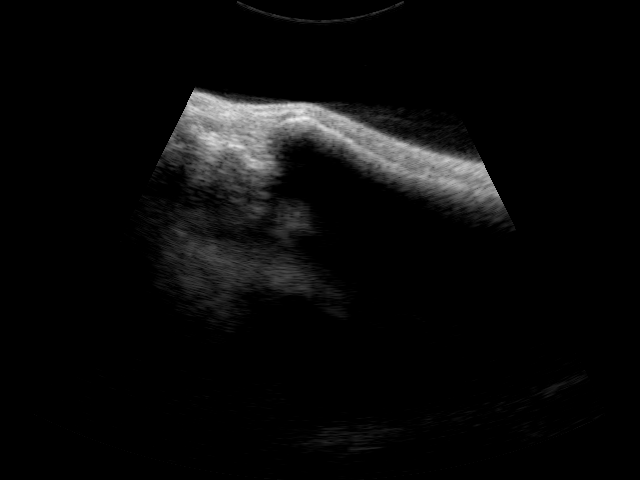
#> input picture Plantar/Scan_3d__bmp/Scan_3d__bmp/Image_121_169_12392.bmp, 640 x 480 px; its folder holds only this picture in this run
$ python Filter_Bmp_Preprocess_V2.py
#> lines starting #> are read from the running program, lines starting #| are printed output that depends on the picture
import numpy as np
import cv2
import matplotlib.pyplot as plt
import glob
import os

# Removes the blackspots from the img.
def remove_blackspots(img):
    # Tranposes Img1 then flattens by rows.
    # Same thing as flattening Img1 by columns.
    Img1_V = np.transpose(img, (1, 0)).flatten()

    # Returns indices of the zero elements.
    # Turns all the 0s to 128s, essentially removes the black spots.
    Zeros_Img1 = np.where(np.array(Img1_V) == 0)[0]

    for i in range(0, len(Zeros_Img1)):
        j = Zeros_Img1[i]
        Img1_V[j] = 128

    [length, width] = img.shape

    Img1_V_Gray = np.reshape(Img1_V, (width, length))
    Img1_V_Gray_true = np.transpose(Img1_V_Gray, (1, 0))

    return Img1_V_Gray_true

# g(x) = a * f(x) + b
# a and b are gain and bias parameters, said to control
# constrast and brightness respectively.

# Increases the contrast of the img.
def increase_contrast(img, alpha):
    # np.clip clips all the values to fit between the set interval
    # Using np.array is faster than using 2 nested for loops to
    # change each element.
    img = np.clip(np.array(img) * alpha, 0, 255)

    return img

# Increases the sharpness of the img.
def increase_sharpness(img):
    # Kernel for sharpening
    kernel = np.array([[ 0, -1,  0],
                       [-1,  5, -1],
                       [ 0, -1,  0]])

    # Sharpen the image
    img = cv2.filter2D(img, -1, kernel)

    return img

# Gets all the bmps and places it in a variable.
direc = '/home/jeff/Documents/Ultrascan/Ultrascan_Py/Plantar/Scan_3d__bmp/'
nf = glob.glob(direc + 'Scan_3d__bmp/Image_*_*_*.bmp')

# Creates a folder to store the newly processed images.
try:
    os.mkdir(direc + 'Preprocessed_Images')
except FileExistsError as e:
    print("Folder was already created")

# Path to newly created folder.
path_to_preprocessed_images = direc + 'Preprocessed_Images/'

# Loops through all the bmps, applies the image processing functions,
# then writes the newly processed images.
for i in range(len(nf)):
    # Print out the slice number
    print("Slice number: " + str(i + 1))

    # Remove the blackspots from the img
    img = cv2.imread(nf[i], cv2.IMREAD_GRAYSCALE)
#> img is the input picture: shape (480, 640); min 0, max 240, mean 10
    img = remove_blackspots(img)
#> in remove_blackspots, `Img1_V_Gray = np.reshape(Img1_V, (width, length))`:
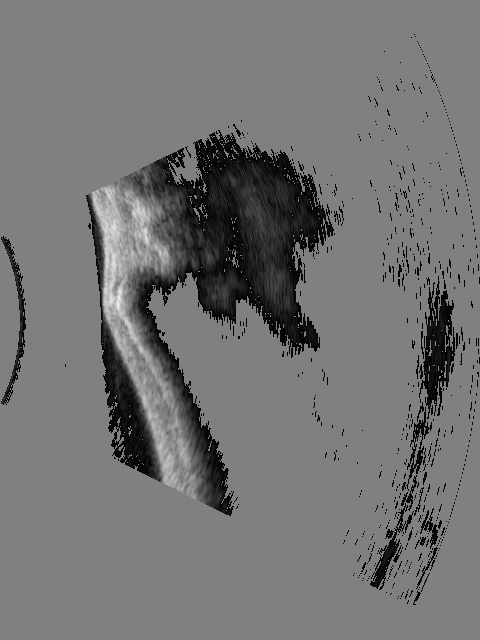
#> Img1_V_Gray: shape (640, 480); min 1, max 240, mean 115.2
#> in remove_blackspots, `Img1_V_Gray_true = np.transpose(Img1_V_Gray, (1, 0))`:
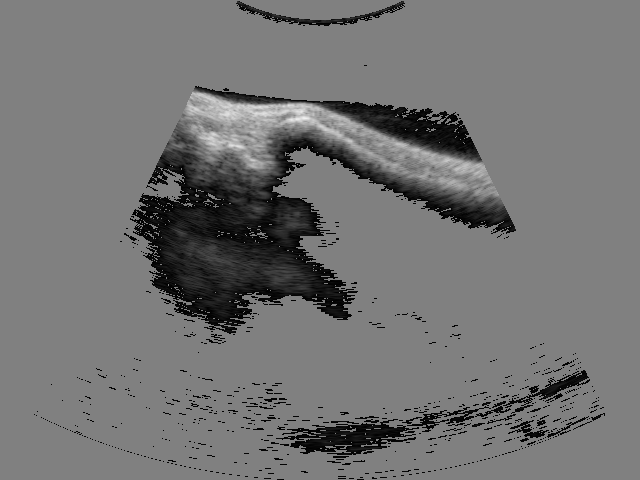
#> Img1_V_Gray_true: shape (480, 640); min 1, max 240, mean 115.2

    # Increase sharpness
    img = increase_sharpness(img)
#> in increase_sharpness, `img = cv2.filter2D(img, -1, kernel)`:
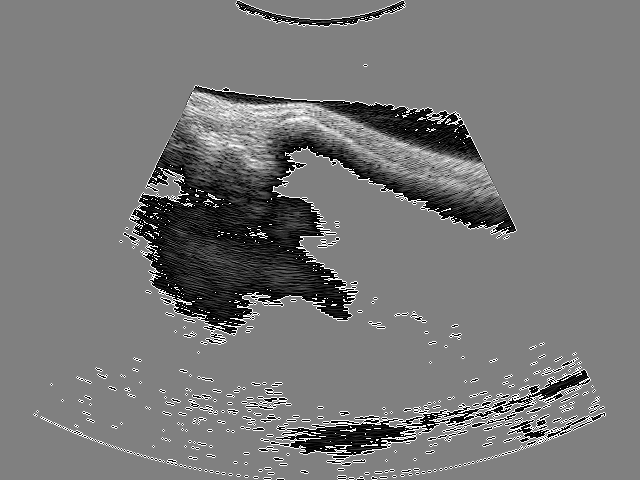
#> img: shape (480, 640); min 0, max 255, mean 120

    # Increase constrast
    img = increase_contrast(img, 1.4)
#> in increase_contrast, `img = np.clip(np.array(img) * alpha, 0, 255)`:
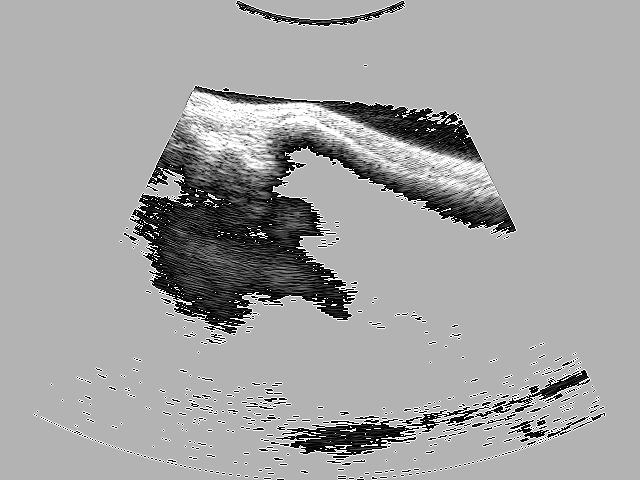
#> img: shape (480, 640) float64; min 0, max 255, mean 164

    # Writes to the folder containing the folder with all the scans
    filename = nf[i].replace(direc, '').replace('Scan_3d__bmp/', '')
    cv2.imwrite(path_to_preprocessed_images + filename, img)

$ run again, on Plantar/Scan_3d__bmp/Scan_3d__bmp/Image_149_209_15404.bmp
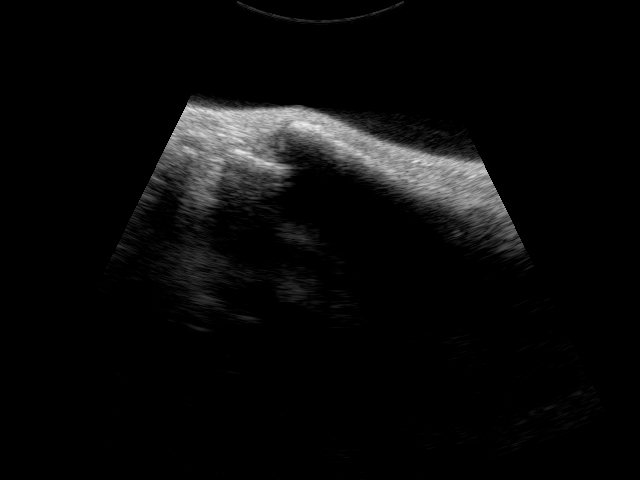
#> input picture Plantar/Scan_3d__bmp/Scan_3d__bmp/Image_149_209_15404.bmp, 640 x 480 px
#> img is the input picture: shape (480, 640); min 0, max 237, mean 10.2
#> in remove_blackspots, `Img1_V_Gray_true = np.transpose(Img1_V_Gray, (1, 0))`:
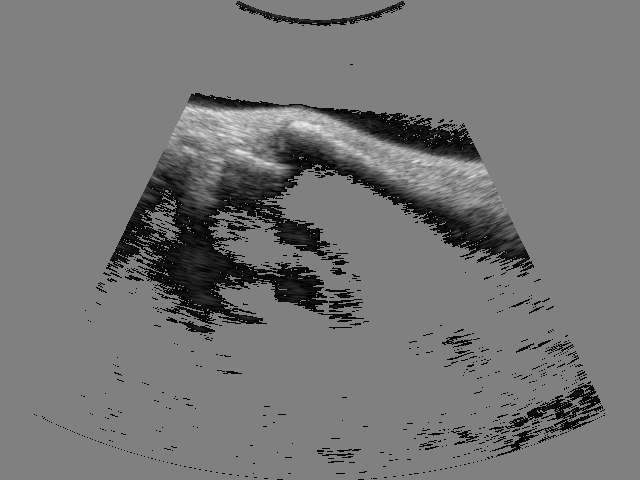
#> Img1_V_Gray_true: shape (480, 640); min 1, max 237, mean 117
#> in increase_contrast, `img = np.clip(np.array(img) * alpha, 0, 255)`:
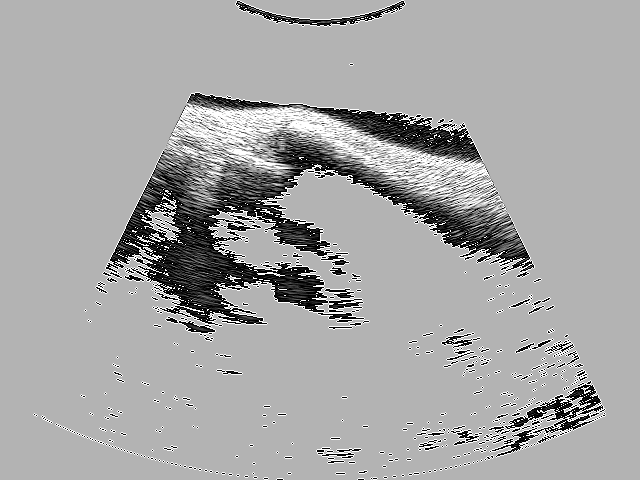
#> img: shape (480, 640) float64; min 0, max 255, mean 166.6

$ run again, on Plantar/Scan_3d__bmp/Scan_3d__bmp/Image_168_238_17568.bmp
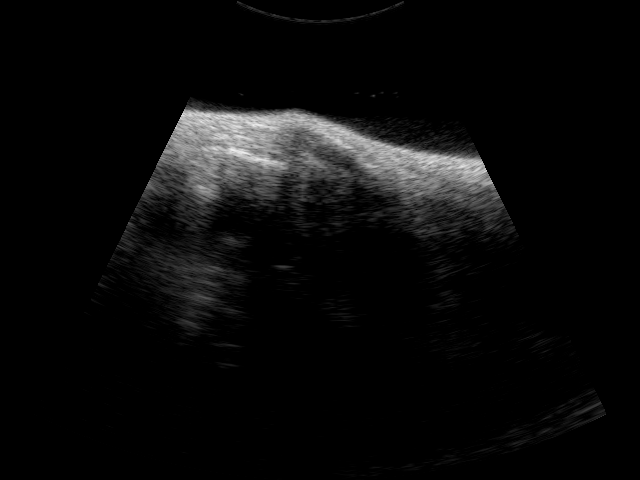
#> input picture Plantar/Scan_3d__bmp/Scan_3d__bmp/Image_168_238_17568.bmp, 640 x 480 px
#> img is the input picture: shape (480, 640); min 0, max 241, mean 11
#> in remove_blackspots, `Img1_V_Gray_true = np.transpose(Img1_V_Gray, (1, 0))`:
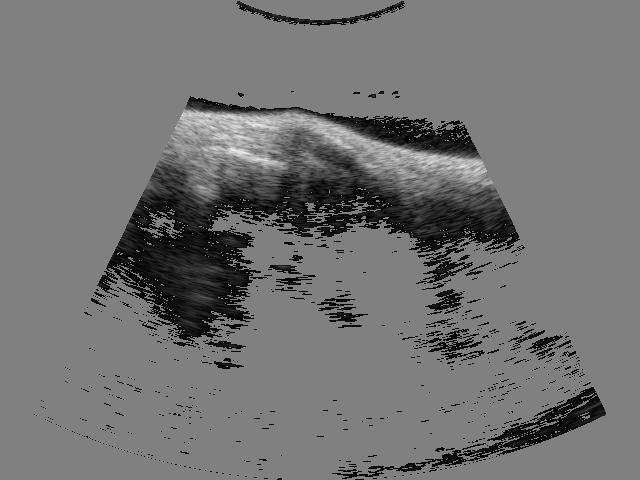
#> Img1_V_Gray_true: shape (480, 640); min 1, max 241, mean 114.1
#> in increase_contrast, `img = np.clip(np.array(img) * alpha, 0, 255)`:
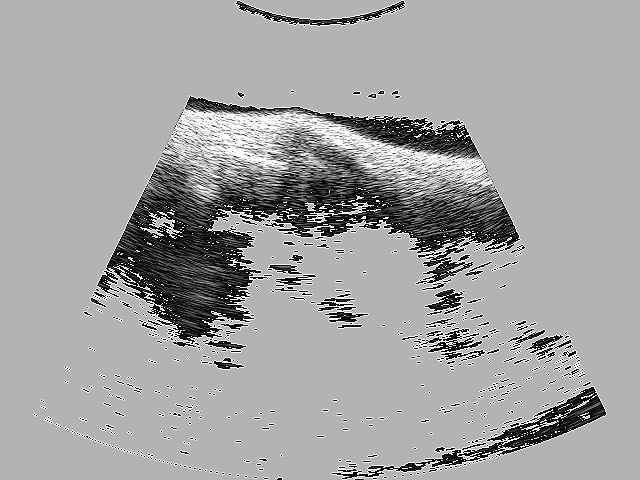
#> img: shape (480, 640) float64; min 0, max 255, mean 162.9

$ run again, on Plantar/Scan_3d__bmp/Scan_3d__bmp/Image_179_253_18739.bmp
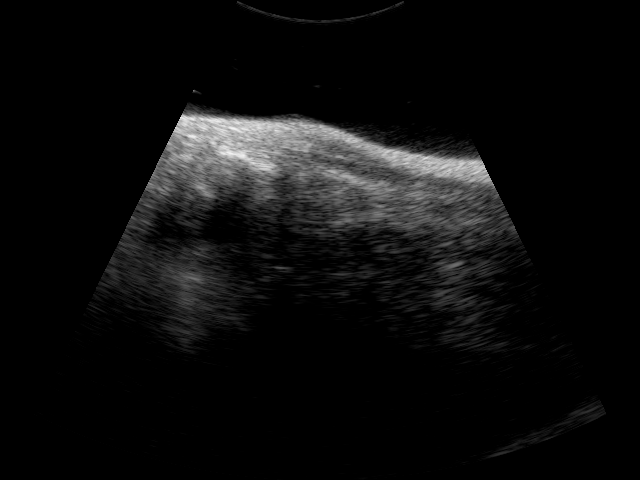
#> input picture Plantar/Scan_3d__bmp/Scan_3d__bmp/Image_179_253_18739.bmp, 640 x 480 px
#> img is the input picture: shape (480, 640); min 0, max 244, mean 13.6
#> in remove_blackspots, `Img1_V_Gray_true = np.transpose(Img1_V_Gray, (1, 0))`:
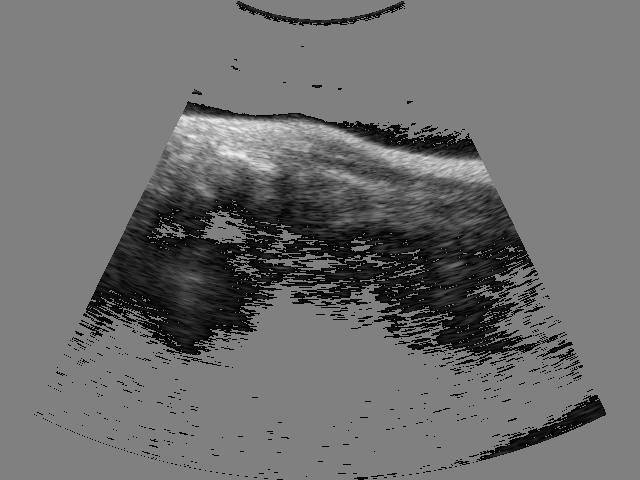
#> Img1_V_Gray_true: shape (480, 640); min 1, max 244, mean 109.7
#> in increase_contrast, `img = np.clip(np.array(img) * alpha, 0, 255)`:
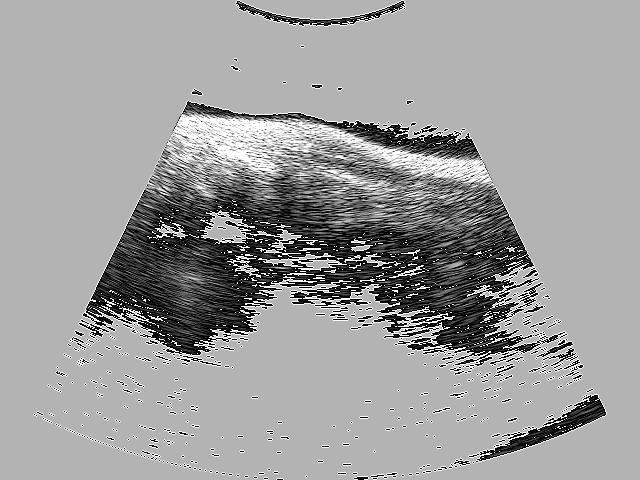
#> img: shape (480, 640) float64; min 0, max 255, mean 157.1
